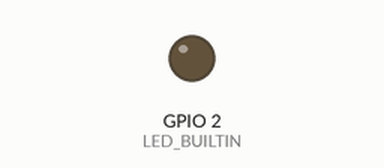
The sketch below on a simulated ESP32. On the bench: output pins drawn as LEDs (lit = HIGH). Dashed ring = blinking. At 5.2 s the program puts the board to deep sleep or switches it off; the recording ends there.

Above: at 0.12 s.
At 2.87 s:
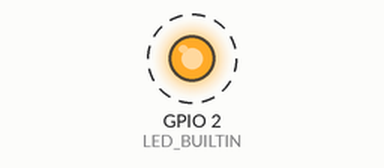
Timing chart, 0 to 3.2 s (numbered marks = the images above):
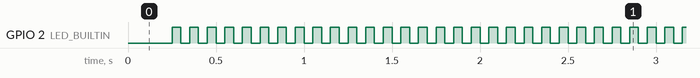

The sketch:

esp_inpresso.ino
```cpp
#include "CMMC_Blink.hpp"
CMMC_Blink blinker;
const int sleepTimeS = 10; // 300 = 30นาที

void setup() {
  Serial.begin(115200);
  delay(200);

  blinker.init();
  pinMode(LED_BUILTIN, OUTPUT);
  blinker.blink(50, LED_BUILTIN);
  delay(5000);
  blinker.detach();
  ESP.deepSleep(sleepTimeS * 6000000);
}

void loop() {
}
```

CMMC_Blink.hpp
```cpp
#ifndef CMMCBlink_h
#define CMMCBlink_h
#include <Arduino.h>
#include <Ticker.h>

class CMMC_Blink
{
	public:

    typedef enum {
      BLINK_TYPE_TICKER = 1,
      BLINK_TYPE_INTERVAL,
    } blink_t;

    static const blink_t TYPE_TICKER = BLINK_TYPE_TICKER;
    static const blink_t TYPE_INTERVAL = BLINK_TYPE_INTERVAL;


    CMMC_Blink init(blink_t type = BLINK_TYPE_TICKER) {
      if (type == BLINK_TYPE_TICKER) {
        this->_ticker = new Ticker;
      }
      _initialized = true;
      return *this;
    }

    void setPin(uint8_t pin) {
      pinMode(_ledPin, OUTPUT);
      digitalWrite(_ledPin, LOW);
      _ledPin = pin;
    }

    CMMC_Blink(blink_t type = BLINK_TYPE_TICKER) {
      _type = type;
    };

    CMMC_Blink(Ticker *ticker) {
      _initialized = true;
      this->_ticker = ticker;
    };

    void blink(int ms, uint8_t pin) {
      this->setPin(pin);
      this->blink(ms);
    }

    void detach() {
      this->_ticker->detach();
    }

    void blink(int ms) {
      if (!_initialized) return;
        if (_ledPin == 254) return;
        static int _pin = this->_ledPin;
        this->_ticker->detach();
        auto lambda = []() {
            int state = digitalRead(_pin);  // get the current state of GPIOpin pin
            digitalWrite(_pin, !state);     // set pin to the opposite state
        };
        this->_ticker->attach_ms(ms, lambda);
      }

    private:
      unsigned int _ledPin = 254;
      Ticker *_ticker;
      blink_t  _type;
      bool _initialized = false;

};


#endif
```

Measured:
- by itself, GPIO 2 (LED_BUILTIN): alternates HIGH for 0.05 s and LOW for 0.05 s
